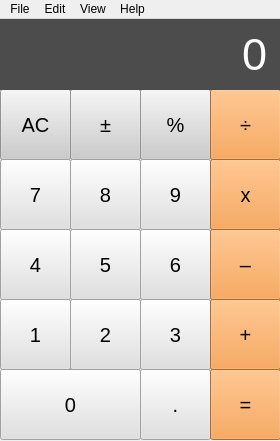
<?xml version="1.0" encoding="UTF-8"?>
<ui version="4.0">
 <class>MainWindow</class>
 <widget class="QMainWindow" name="MainWindow">
  <property name="geometry">
   <rect>
    <x>0</x>
    <y>0</y>
    <width>280</width>
    <height>441</height>
   </rect>
  </property>
  <property name="minimumSize">
   <size>
    <width>280</width>
    <height>441</height>
   </size>
  </property>
  <property name="maximumSize">
   <size>
    <width>280</width>
    <height>441</height>
   </size>
  </property>
  <property name="baseSize">
   <size>
    <width>280</width>
    <height>463</height>
   </size>
  </property>
  <property name="windowTitle">
   <string>QtCalc</string>
  </property>
  <property name="windowIcon">
   <iconset resource="images.qrc">
    <normaloff>:/appicons/images/App_Calculator-61.png</normaloff>:/appicons/images/App_Calculator-61.png</iconset>
  </property>
  <widget class="QWidget" name="centralwidget">
   <widget class="QPushButton" name="pushButton_clear">
    <property name="geometry">
     <rect>
      <x>0</x>
      <y>70</y>
      <width>71</width>
      <height>71</height>
     </rect>
    </property>
    <property name="autoFillBackground">
     <bool>false</bool>
    </property>
    <property name="styleSheet">
     <string notr="true">background-color: #ccc; font-size: 20px;</string>
    </property>
    <property name="text">
     <string>AC</string>
    </property>
   </widget>
   <widget class="QPushButton" name="pushButton_changepm">
    <property name="geometry">
     <rect>
      <x>70</x>
      <y>70</y>
      <width>71</width>
      <height>71</height>
     </rect>
    </property>
    <property name="autoFillBackground">
     <bool>false</bool>
    </property>
    <property name="styleSheet">
     <string notr="true">background-color: #ccc; font-size: 20px;</string>
    </property>
    <property name="text">
     <string>±</string>
    </property>
   </widget>
   <widget class="QPushButton" name="pushButton_proc">
    <property name="geometry">
     <rect>
      <x>140</x>
      <y>70</y>
      <width>71</width>
      <height>71</height>
     </rect>
    </property>
    <property name="autoFillBackground">
     <bool>false</bool>
    </property>
    <property name="styleSheet">
     <string notr="true">background: #ccc; font-size: 20px;</string>
    </property>
    <property name="text">
     <string>%</string>
    </property>
   </widget>
   <widget class="QPushButton" name="pushButton_mul">
    <property name="geometry">
     <rect>
      <x>210</x>
      <y>140</y>
      <width>71</width>
      <height>71</height>
     </rect>
    </property>
    <property name="autoFillBackground">
     <bool>false</bool>
    </property>
    <property name="styleSheet">
     <string notr="true">background: #F59234; font-size: 20px;</string>
    </property>
    <property name="text">
     <string>x</string>
    </property>
   </widget>
   <widget class="QPushButton" name="pushButton_min">
    <property name="geometry">
     <rect>
      <x>210</x>
      <y>210</y>
      <width>71</width>
      <height>71</height>
     </rect>
    </property>
    <property name="autoFillBackground">
     <bool>false</bool>
    </property>
    <property name="styleSheet">
     <string notr="true">background: #F59234; font-size: 20px;</string>
    </property>
    <property name="text">
     <string>–</string>
    </property>
   </widget>
   <widget class="QPushButton" name="pushButton_sum">
    <property name="geometry">
     <rect>
      <x>210</x>
      <y>280</y>
      <width>71</width>
      <height>71</height>
     </rect>
    </property>
    <property name="autoFillBackground">
     <bool>false</bool>
    </property>
    <property name="styleSheet">
     <string notr="true">background: #F59234; font-size: 20px;</string>
    </property>
    <property name="text">
     <string>+</string>
    </property>
   </widget>
   <widget class="QPushButton" name="pushButton_eval">
    <property name="geometry">
     <rect>
      <x>210</x>
      <y>350</y>
      <width>71</width>
      <height>71</height>
     </rect>
    </property>
    <property name="autoFillBackground">
     <bool>false</bool>
    </property>
    <property name="styleSheet">
     <string notr="true">background: #F59234; font-size: 20px;</string>
    </property>
    <property name="text">
     <string>=</string>
    </property>
   </widget>
   <widget class="QPushButton" name="pushButton_9">
    <property name="geometry">
     <rect>
      <x>140</x>
      <y>140</y>
      <width>71</width>
      <height>71</height>
     </rect>
    </property>
    <property name="autoFillBackground">
     <bool>false</bool>
    </property>
    <property name="styleSheet">
     <string notr="true">background-color: #E0E0E0; font-size: 20px;</string>
    </property>
    <property name="text">
     <string>9</string>
    </property>
   </widget>
   <widget class="QPushButton" name="pushButton_7">
    <property name="geometry">
     <rect>
      <x>0</x>
      <y>140</y>
      <width>71</width>
      <height>71</height>
     </rect>
    </property>
    <property name="autoFillBackground">
     <bool>false</bool>
    </property>
    <property name="styleSheet">
     <string notr="true">background-color: #E0E0E0; font-size: 20px;</string>
    </property>
    <property name="text">
     <string>7</string>
    </property>
   </widget>
   <widget class="QPushButton" name="pushButton_8">
    <property name="geometry">
     <rect>
      <x>70</x>
      <y>140</y>
      <width>71</width>
      <height>71</height>
     </rect>
    </property>
    <property name="autoFillBackground">
     <bool>false</bool>
    </property>
    <property name="styleSheet">
     <string notr="true">background-color: #E0E0E0; font-size: 20px;</string>
    </property>
    <property name="text">
     <string>8</string>
    </property>
   </widget>
   <widget class="QPushButton" name="pushButton_4">
    <property name="geometry">
     <rect>
      <x>0</x>
      <y>210</y>
      <width>71</width>
      <height>71</height>
     </rect>
    </property>
    <property name="autoFillBackground">
     <bool>false</bool>
    </property>
    <property name="styleSheet">
     <string notr="true">background-color: #E0E0E0; font-size: 20px;</string>
    </property>
    <property name="text">
     <string>4</string>
    </property>
   </widget>
   <widget class="QPushButton" name="pushButton_6">
    <property name="geometry">
     <rect>
      <x>140</x>
      <y>210</y>
      <width>71</width>
      <height>71</height>
     </rect>
    </property>
    <property name="autoFillBackground">
     <bool>false</bool>
    </property>
    <property name="styleSheet">
     <string notr="true">background-color: #E0E0E0; font-size: 20px;</string>
    </property>
    <property name="text">
     <string>6</string>
    </property>
   </widget>
   <widget class="QPushButton" name="pushButton_5">
    <property name="geometry">
     <rect>
      <x>70</x>
      <y>210</y>
      <width>71</width>
      <height>71</height>
     </rect>
    </property>
    <property name="autoFillBackground">
     <bool>false</bool>
    </property>
    <property name="styleSheet">
     <string notr="true">background-color: #E0E0E0; font-size: 20px;</string>
    </property>
    <property name="text">
     <string>5</string>
    </property>
   </widget>
   <widget class="QPushButton" name="pushButton_1">
    <property name="geometry">
     <rect>
      <x>0</x>
      <y>280</y>
      <width>71</width>
      <height>71</height>
     </rect>
    </property>
    <property name="autoFillBackground">
     <bool>false</bool>
    </property>
    <property name="styleSheet">
     <string notr="true">background-color: #E0E0E0; font-size: 20px;</string>
    </property>
    <property name="text">
     <string>1</string>
    </property>
   </widget>
   <widget class="QPushButton" name="pushButton_3">
    <property name="geometry">
     <rect>
      <x>140</x>
      <y>280</y>
      <width>71</width>
      <height>71</height>
     </rect>
    </property>
    <property name="autoFillBackground">
     <bool>false</bool>
    </property>
    <property name="styleSheet">
     <string notr="true">background-color: #E0E0E0; font-size: 20px;</string>
    </property>
    <property name="text">
     <string>3</string>
    </property>
   </widget>
   <widget class="QPushButton" name="pushButton_2">
    <property name="geometry">
     <rect>
      <x>70</x>
      <y>280</y>
      <width>71</width>
      <height>71</height>
     </rect>
    </property>
    <property name="autoFillBackground">
     <bool>false</bool>
    </property>
    <property name="styleSheet">
     <string notr="true">background-color: #E0E0E0; font-size: 20px;</string>
    </property>
    <property name="text">
     <string>2</string>
    </property>
   </widget>
   <widget class="QPushButton" name="pushButton_0">
    <property name="geometry">
     <rect>
      <x>0</x>
      <y>350</y>
      <width>141</width>
      <height>71</height>
     </rect>
    </property>
    <property name="autoFillBackground">
     <bool>false</bool>
    </property>
    <property name="styleSheet">
     <string notr="true">background-color: #E0E0E0; font-size: 20px;</string>
    </property>
    <property name="text">
     <string>0</string>
    </property>
   </widget>
   <widget class="QPushButton" name="pushButton_dot">
    <property name="geometry">
     <rect>
      <x>140</x>
      <y>350</y>
      <width>71</width>
      <height>71</height>
     </rect>
    </property>
    <property name="autoFillBackground">
     <bool>false</bool>
    </property>
    <property name="styleSheet">
     <string notr="true">background-color: #E0E0E0; font-size: 20px;</string>
    </property>
    <property name="text">
     <string>.</string>
    </property>
   </widget>
   <widget class="QPushButton" name="pushButton_div">
    <property name="geometry">
     <rect>
      <x>210</x>
      <y>70</y>
      <width>71</width>
      <height>71</height>
     </rect>
    </property>
    <property name="styleSheet">
     <string notr="true">background: #F59234; font-size: 20px;</string>
    </property>
    <property name="text">
     <string>÷</string>
    </property>
   </widget>
   <widget class="QLineEdit" name="lineEdit">
    <property name="geometry">
     <rect>
      <x>0</x>
      <y>0</y>
      <width>281</width>
      <height>71</height>
     </rect>
    </property>
    <property name="autoFillBackground">
     <bool>false</bool>
    </property>
    <property name="styleSheet">
     <string notr="true">font-size: 45px; padding-right: 10px; background: #4C4C4C; color: #fff;</string>
    </property>
    <property name="text">
     <string>0</string>
    </property>
    <property name="frame">
     <bool>false</bool>
    </property>
    <property name="alignment">
     <set>Qt::AlignRight|Qt::AlignTrailing|Qt::AlignVCenter</set>
    </property>
   </widget>
   <zorder>pushButton_clear</zorder>
   <zorder>pushButton_changepm</zorder>
   <zorder>pushButton_proc</zorder>
   <zorder>pushButton_div</zorder>
   <zorder>lineEdit</zorder>
   <zorder>pushButton_7</zorder>
   <zorder>pushButton_8</zorder>
   <zorder>pushButton_9</zorder>
   <zorder>pushButton_mul</zorder>
   <zorder>pushButton_4</zorder>
   <zorder>pushButton_5</zorder>
   <zorder>pushButton_6</zorder>
   <zorder>pushButton_min</zorder>
   <zorder>pushButton_1</zorder>
   <zorder>pushButton_2</zorder>
   <zorder>pushButton_3</zorder>
   <zorder>pushButton_sum</zorder>
   <zorder>pushButton_0</zorder>
   <zorder>pushButton_dot</zorder>
   <zorder>pushButton_eval</zorder>
  </widget>
  <widget class="QMenuBar" name="menubar">
   <property name="geometry">
    <rect>
     <x>0</x>
     <y>0</y>
     <width>280</width>
     <height>21</height>
    </rect>
   </property>
   <widget class="QMenu" name="menuFile">
    <property name="title">
     <string>File</string>
    </property>
    <addaction name="actionSave_history_as"/>
    <addaction name="actionHistory_params"/>
    <addaction name="actionPrint_history"/>
    <addaction name="actionClose_2"/>
   </widget>
   <widget class="QMenu" name="menuEdit">
    <property name="title">
     <string>Edit</string>
    </property>
   </widget>
   <widget class="QMenu" name="menuView">
    <property name="title">
     <string>View</string>
    </property>
    <addaction name="actionDefault"/>
    <addaction name="actionEngineering"/>
    <addaction name="actionProgrammer"/>
    <addaction name="actionConvert"/>
   </widget>
   <widget class="QMenu" name="menuHelp">
    <property name="title">
     <string>Help</string>
    </property>
    <addaction name="actionAbout_QT"/>
    <addaction name="actionAbout_QtCalc"/>
   </widget>
   <addaction name="menuFile"/>
   <addaction name="menuEdit"/>
   <addaction name="menuView"/>
   <addaction name="menuHelp"/>
  </widget>
  <action name="actionAbout_QT">
   <property name="icon">
    <iconset resource="images.qrc">
     <normaloff>:/appicons/images/Qt.iom</normaloff>:/appicons/images/Qt.iom</iconset>
   </property>
   <property name="text">
    <string>About Qt</string>
   </property>
  </action>
  <action name="actionAbout_QtCalc">
   <property name="icon">
    <iconset resource="images.qrc">
     <normaloff>:/appicons/images/App_Calculator-61.png</normaloff>:/appicons/images/App_Calculator-61.png</iconset>
   </property>
   <property name="text">
    <string>About QtCalc</string>
   </property>
  </action>
  <action name="actionDefault">
   <property name="icon">
    <iconset resource="images.qrc">
     <normaloff>:/appicons/images/App_Calculator-61.png</normaloff>:/appicons/images/App_Calculator-61.png</iconset>
   </property>
   <property name="text">
    <string>Default</string>
   </property>
  </action>
  <action name="actionEngineering">
   <property name="icon">
    <iconset resource="images.qrc">
     <normaloff>:/appicons/images/Prefs_Filetypes.png</normaloff>:/appicons/images/Prefs_Filetypes.png</iconset>
   </property>
   <property name="text">
    <string>Engineering</string>
   </property>
  </action>
  <action name="actionProgrammer">
   <property name="icon">
    <iconset resource="images.qrc">
     <normaloff>:/appicons/images/Prefs_Screen.png</normaloff>:/appicons/images/Prefs_Screen.png</iconset>
   </property>
   <property name="text">
    <string>Programmer</string>
   </property>
  </action>
  <action name="actionClose">
   <property name="text">
    <string>Close</string>
   </property>
  </action>
  <action name="actionSave_history_as">
   <property name="icon">
    <iconset resource="images.qrc">
     <normaloff>:/appicons/images/Document_Save.png</normaloff>:/appicons/images/Document_Save.png</iconset>
   </property>
   <property name="text">
    <string>Save history as...</string>
   </property>
  </action>
  <action name="actionHistory_params">
   <property name="icon">
    <iconset resource="images.qrc">
     <normaloff>:/appicons/images/Prefs_Media.png</normaloff>:/appicons/images/Prefs_Media.png</iconset>
   </property>
   <property name="text">
    <string>History params...</string>
   </property>
  </action>
  <action name="actionPrint_history">
   <property name="icon">
    <iconset resource="images.qrc">
     <normaloff>:/appicons/images/Prefs_Printer.png</normaloff>:/appicons/images/Prefs_Printer.png</iconset>
   </property>
   <property name="text">
    <string>Print history...</string>
   </property>
  </action>
  <action name="actionClose_2">
   <property name="icon">
    <iconset resource="images.qrc">
     <normaloff>:/appicons/images/Action_Stop.png</normaloff>:/appicons/images/Action_Stop.png</iconset>
   </property>
   <property name="text">
    <string>Close</string>
   </property>
  </action>
  <action name="actionConvert">
   <property name="icon">
    <iconset resource="images.qrc">
     <normaloff>:/appicons/images/App_CharacterMap.png</normaloff>:/appicons/images/App_CharacterMap.png</iconset>
   </property>
   <property name="text">
    <string>Convert</string>
   </property>
  </action>
 </widget>
 <resources>
  <include location="images.qrc"/>
 </resources>
 <connections/>
</ui>
